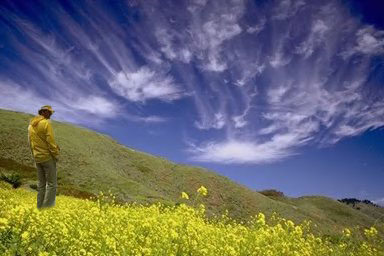
#> input picture database_images/Tp_D_CNN_M_N_nat00013_cha00042_11093.jpg, 384 x 256 px, found by its file name
$ python visualizer.py
#> lines starting #> are read from the running program, lines starting #| are printed output that depends on the picture
import os
import cv2
import numpy as np
import matplotlib.pyplot as plt
from PIL import Image, ImageChops, ImageEnhance

# Set up our paths
BASE_DIR = os.path.abspath(os.path.join(os.path.dirname(__file__), '..'))
RESULTS_DIR = os.path.join(BASE_DIR, 'results')

def generate_visualizations(image_path):
    print(f"\n🎨 Generating Forensic Visualizations for: {os.path.basename(image_path)}")

    # Create a folder for our beautiful output images
    os.makedirs(RESULTS_DIR, exist_ok=True)

    # 1. Load Original Image
    original = Image.open(image_path).convert('RGB')
#> original is the input picture: PIL image 384x256 RGB; mean R, G, B 105.1, 106.9, 110
    # Convert to OpenCV format (BGR) for the heatmap math
    original_cv = cv2.cvtColor(np.array(original), cv2.COLOR_RGB2BGR)

    # 2. Generate ELA (Forensic Visualization - Wow Inclusion #1)
    print("🔍 Creating Forensic ELA Map...")
    original.save("temp_vis.jpg", 'JPEG', quality=90)
    compressed = Image.open("temp_vis.jpg")

    ela_image = ImageChops.difference(original, compressed)

    # Brighten the invisible pixels so humans can see them
    extrema = ela_image.getextrema()
#> extrema = ((0, 13), (0, 11), (0, 46))
    max_diff = max([ex[1] for ex in extrema])
#> max_diff = 46
    if max_diff == 0: max_diff = 1
    scale = 255.0 / max_diff
#> scale = 5.54
    ela_enhanced = ImageEnhance.Brightness(ela_image).enhance(scale)
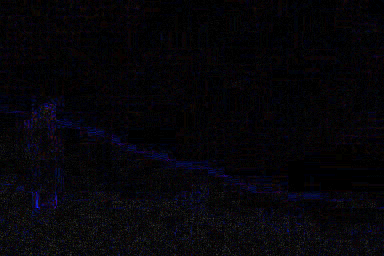
#> ela_enhanced: PIL image 384x256 RGB; mean R, G, B 5.8, 4.9, 8.9

    # Convert ELA to grayscale for heatmap processing
    ela_cv = cv2.cvtColor(np.array(ela_enhanced), cv2.COLOR_RGB2BGR)
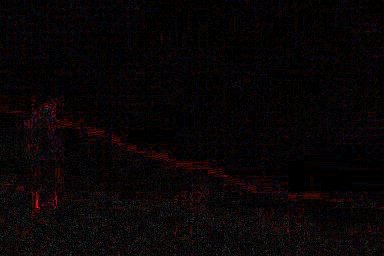
#> ela_cv: shape (256, 384, 3); mean R, G, B 8.9, 4.9, 5.8
    ela_gray = cv2.cvtColor(ela_cv, cv2.COLOR_BGR2GRAY)
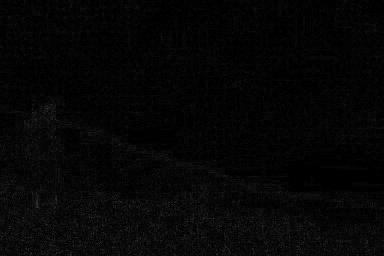
#> ela_gray: shape (256, 384); min 0, max 63, mean 5.6

    # 3. Create the Heatmap (Wow Inclusion #2)
    print("🔥 Generating Tampering Heatmap...")
    # Apply a strong blur. This turns pixelated noise into smooth "hotspots"
    blurred_ela = cv2.GaussianBlur(ela_gray, (21, 21), 0)
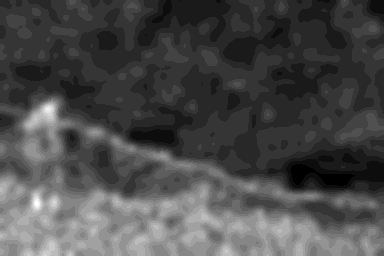
#> blurred_ela: shape (256, 384); min 0, max 19, mean 5.58; drawn with min black and max white

    # Apply the classic thermal camera colors (JET colormap)
    heatmap = cv2.applyColorMap(blurred_ela, cv2.COLORMAP_JET)
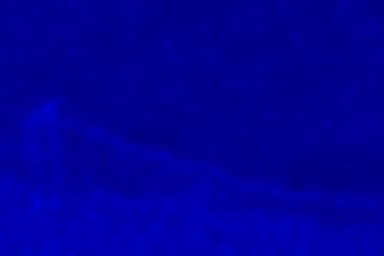
#> heatmap: shape (256, 384, 3); mean B, G, R 150.3, 0, 0

    # 4. Overlay Heatmap onto Original Image
    print("🗺️ Overlaying Heatmap onto Original Image...")
    # Blend the original image (60%) with the heatmap (40%)
    overlay = cv2.addWeighted(original_cv, 0.6, heatmap, 0.4, 0)
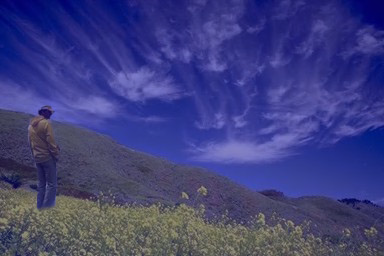
#> overlay: shape (256, 384, 3); mean B, G, R 126.1, 64.1, 63.1

    # 5. Plot and Save the Final Report
    print("💾 Saving final visual report...")
    plt.figure(figsize=(15, 5))

    plt.subplot(1, 3, 1)
    plt.title("1. Original Image")
    plt.imshow(cv2.cvtColor(original_cv, cv2.COLOR_BGR2RGB))
    plt.axis('off')

    plt.subplot(1, 3, 2)
    plt.title("2. Forensic View (Pixels)")
    plt.imshow(cv2.cvtColor(ela_cv, cv2.COLOR_BGR2RGB))
    plt.axis('off')

    plt.subplot(1, 3, 3)
    plt.title("3. AI Heatmap Overlay")
    plt.imshow(cv2.cvtColor(overlay, cv2.COLOR_BGR2RGB))
    plt.axis('off')

    # Save it to the results folder
    save_path = os.path.join(RESULTS_DIR, f"Analysis_{os.path.basename(image_path)}")
    plt.tight_layout()
    plt.savefig(save_path, dpi=300, bbox_inches='tight')
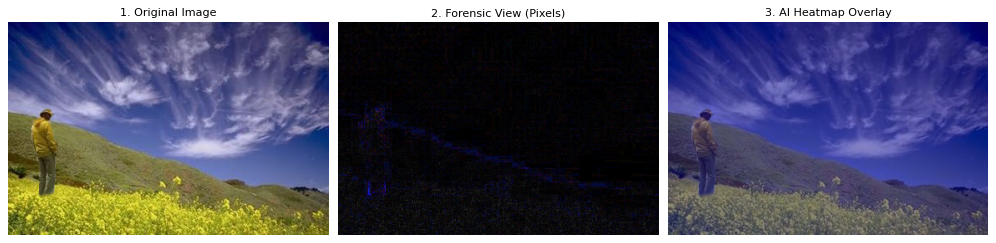
#> figure drawn by matplotlib, 3 panels; B, G, R data is drawn as R, G, B

    # Clean up the temporary file
    if os.path.exists("temp_vis.jpg"):
        os.remove("temp_vis.jpg")

    print(f"\n✅ BOOM! Visual report saved to: {save_path}")

if __name__ == "__main__":
    # Let's test it on that exact tampered image that your AI caught earlier!
    test_image = os.path.join(BASE_DIR, "data", "Tp", "Tp_D_CNN_M_N_nat00013_cha00042_11093.jpg")

    if os.path.exists(test_image):
        generate_visualizations(test_image)
    else:
        print("⚠️ Could not find the test image! Check the file path.")

$ run again, with database_images/Tp_D_CNN_M_N_nat00041_nat10123_11439.jpg copied over database_images/Tp_D_CNN_M_N_nat00013_cha00042_11093.jpg
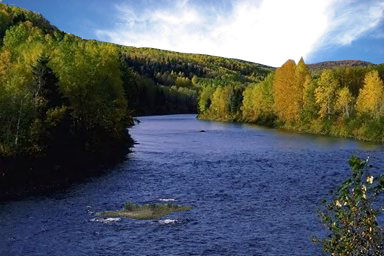
#> input picture database_images/Tp_D_CNN_M_N_nat00041_nat10123_11439.jpg, 384 x 256 px, found by its file name
#> in generate_visualizations, original is the input picture: PIL image 384x256 RGB; mean R, G, B 87, 94.8, 101.1
#> extrema = ((0, 25), (0, 12), (0, 40))
#> max_diff = 40
#> scale = 6.38
#> in generate_visualizations, `overlay = cv2.addWeighted(original_cv, 0.6, heatmap, 0.4, 0)`:
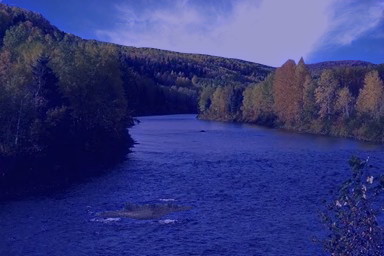
#> overlay: shape (256, 384, 3); mean B, G, R 123.7, 56.9, 52.2
#> in generate_visualizations, `plt.savefig(save_path, dpi=300, bbox_inches='tight')`:
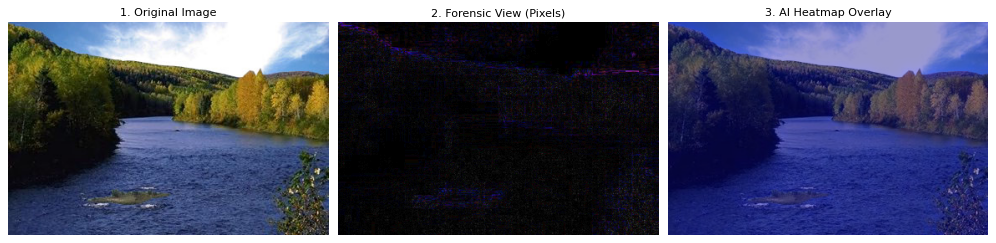
#> figure drawn by matplotlib, 3 panels; B, G, R data is drawn as R, G, B

$ run again, with database_images/Tp_D_CNN_M_N_nat10156_ani00024_12016.jpg copied over database_images/Tp_D_CNN_M_N_nat00013_cha00042_11093.jpg
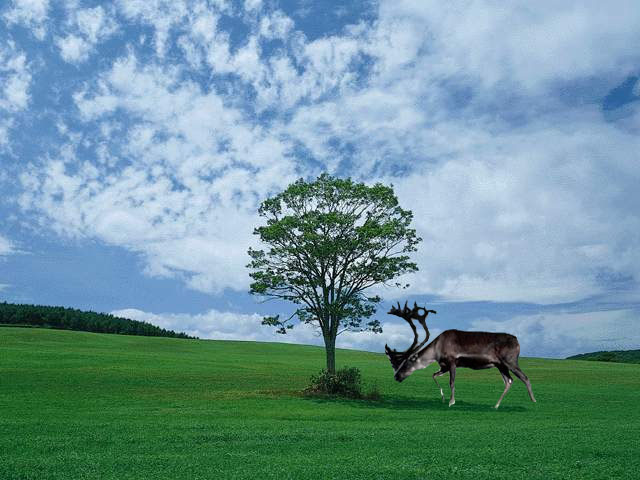
#> input picture database_images/Tp_D_CNN_M_N_nat10156_ani00024_12016.jpg, 640 x 480 px, found by its file name
#> in generate_visualizations, original is the input picture: PIL image 640x480 RGB; mean R, G, B 110.9, 149.2, 154.5
#> extrema = ((0, 28), (0, 16), (0, 32))
#> max_diff = 32
#> scale = 7.97
#> in generate_visualizations, `overlay = cv2.addWeighted(original_cv, 0.6, heatmap, 0.4, 0)`:
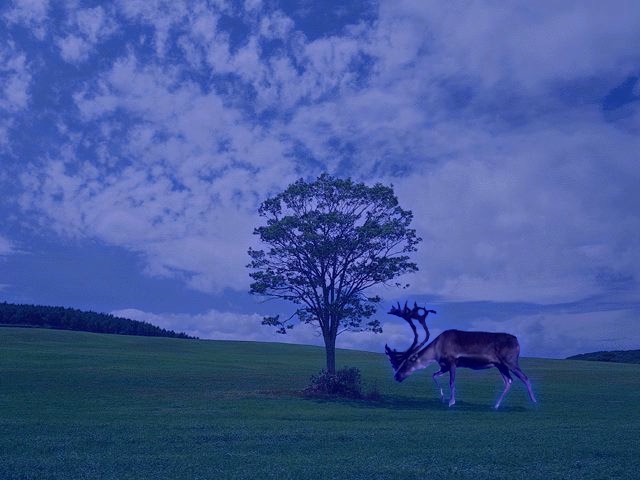
#> overlay: shape (480, 640, 3); mean B, G, R 152.6, 89.5, 66.6
#> in generate_visualizations, `plt.savefig(save_path, dpi=300, bbox_inches='tight')`:
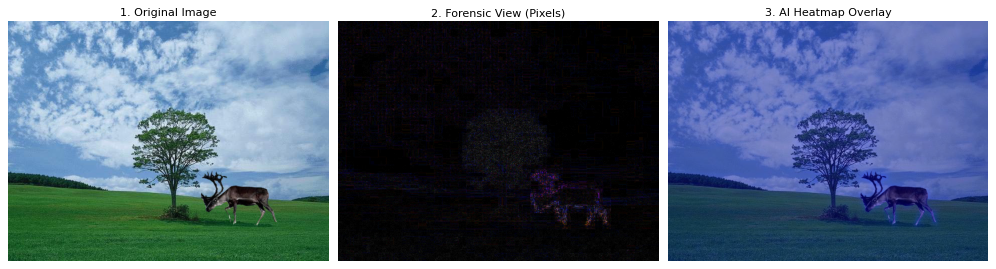
#> figure drawn by matplotlib, 3 panels; B, G, R data is drawn as R, G, B

$ run again, with database_images/Tp_D_CNN_M_N_txt10109_txt10110_10816.jpg copied over database_images/Tp_D_CNN_M_N_nat00013_cha00042_11093.jpg
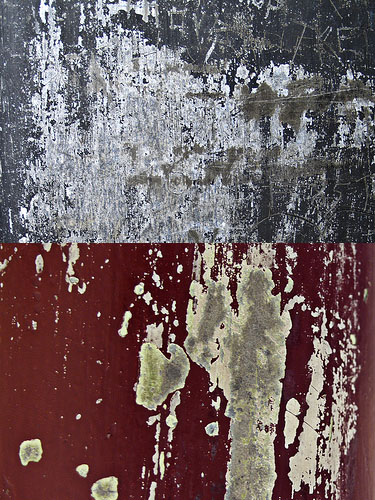
#> input picture database_images/Tp_D_CNN_M_N_txt10109_txt10110_10816.jpg, 375 x 500 px, found by its file name
#> in generate_visualizations, original is the input picture: PIL image 375x500 RGB; mean R, G, B 112, 95, 96.7
#> extrema = ((0, 33), (0, 27), (0, 50))
#> max_diff = 50
#> scale = 5.1
#> in generate_visualizations, `plt.savefig(save_path, dpi=300, bbox_inches='tight')`:
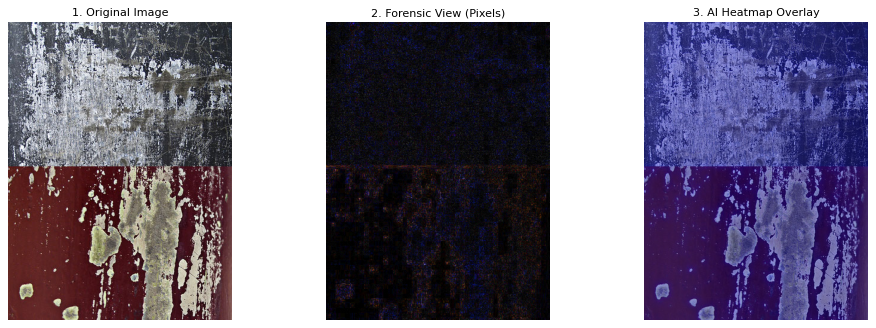
#> figure drawn by matplotlib, 3 panels; B, G, R data is drawn as R, G, B
